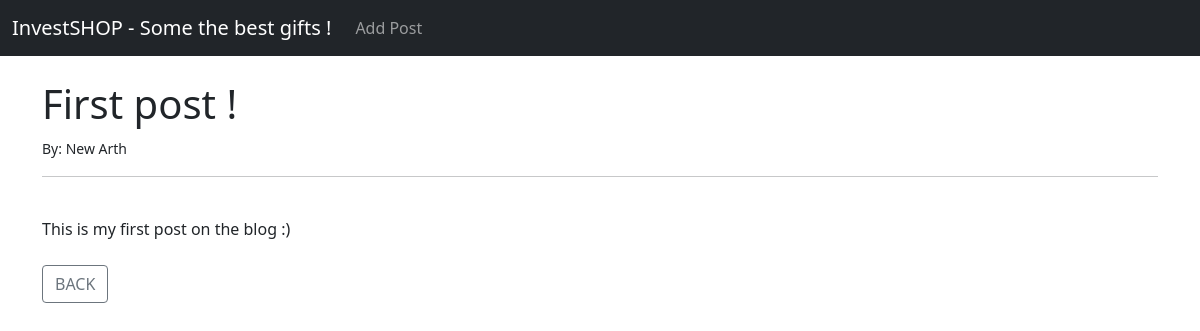
The app's page /article/1 with its own data.
### theblog/models.py (models this page shows, shortened)
class Post(models.Model):
    title = models.CharField(max_length=255)
    title_TAG = models.CharField(max_length=255, default="My BLOG! " )
    author = models.ForeignKey(User, on_delete=models.CASCADE)
    body = models.TextField()

### theblog/views.py (the view)
# urls.py: path('article/<int:pk>', ArticleDetailView.as_view(), name = 'article-detail'),
class ArticleDetailView(DetailView):
    model = Post
    template_name = 'article_details.html'

### theblog/templates/article_details.html (shortened to what this page needs)
{% extends 'base.html' %}
{% block content %}
<h1> {{ post.title }}</h1>
<small>By: {{ post.author.first_name }} {{ post.author.last_name }} </small><br/>
<hr>
<br/>
{{ post.body }}
<br/><br/>
<a href="{% url 'home' %}" class="btn btn-outline-secondary">BACK</a>
{% endblock %}

### records on screen
Post: title "First post !", author.first_name "New", author.last_name "Arth", body "This is my first post on the blog :)"
